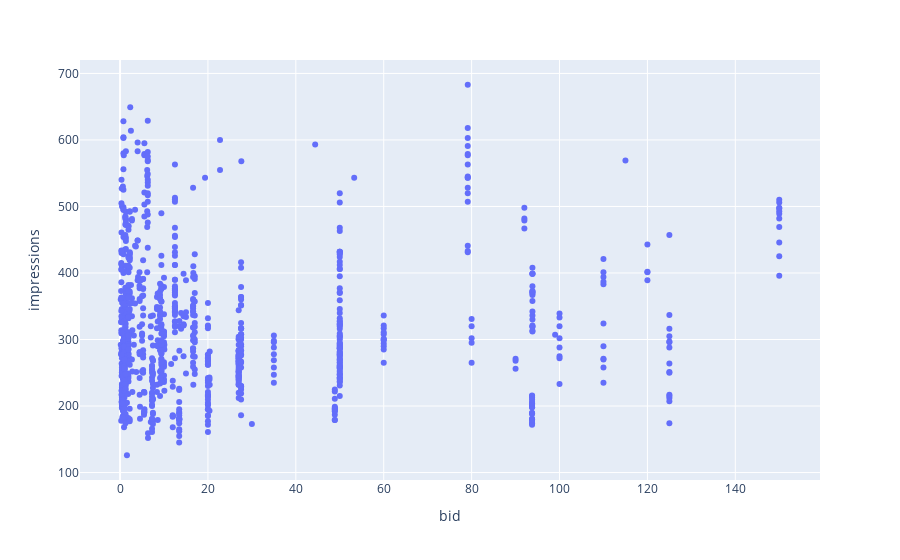

The code cell stored with this chart in its notebook:
### Code cell
px.scatter(data_frame=df_hp_lc, x="bid", y="impressions")

### Figure 1 — Plotly figure (JSON) as saved in the notebook; plotly's stock layout.template omitted (floating-point values rounded to 4 significant figures; data arrays with more than 128 entries replaced by an {"elided": "..."} marker saying what was removed)
{"data": [{"hovertemplate": "bid=%{x}<br>impressions=%{y}<extra></extra>", "legendgroup": "", "marker": {"color": "#636efa", "symbol": "circle"}, "mode": "markers", "name": "", "orientation": "v", "showlegend": false, "type": "scatter", "x": {"elided": "978 float values"}, "xaxis": "x", "y": {"elided": "978 int values"}, "yaxis": "y"}], "layout": {"legend": {"tracegroupgap": 0}, "margin": {"t": 60}, "xaxis": {"anchor": "y", "domain": [0, 1], "title": {"text": "bid"}}, "yaxis": {"anchor": "x", "domain": [0, 1], "title": {"text": "impressions"}}}}
